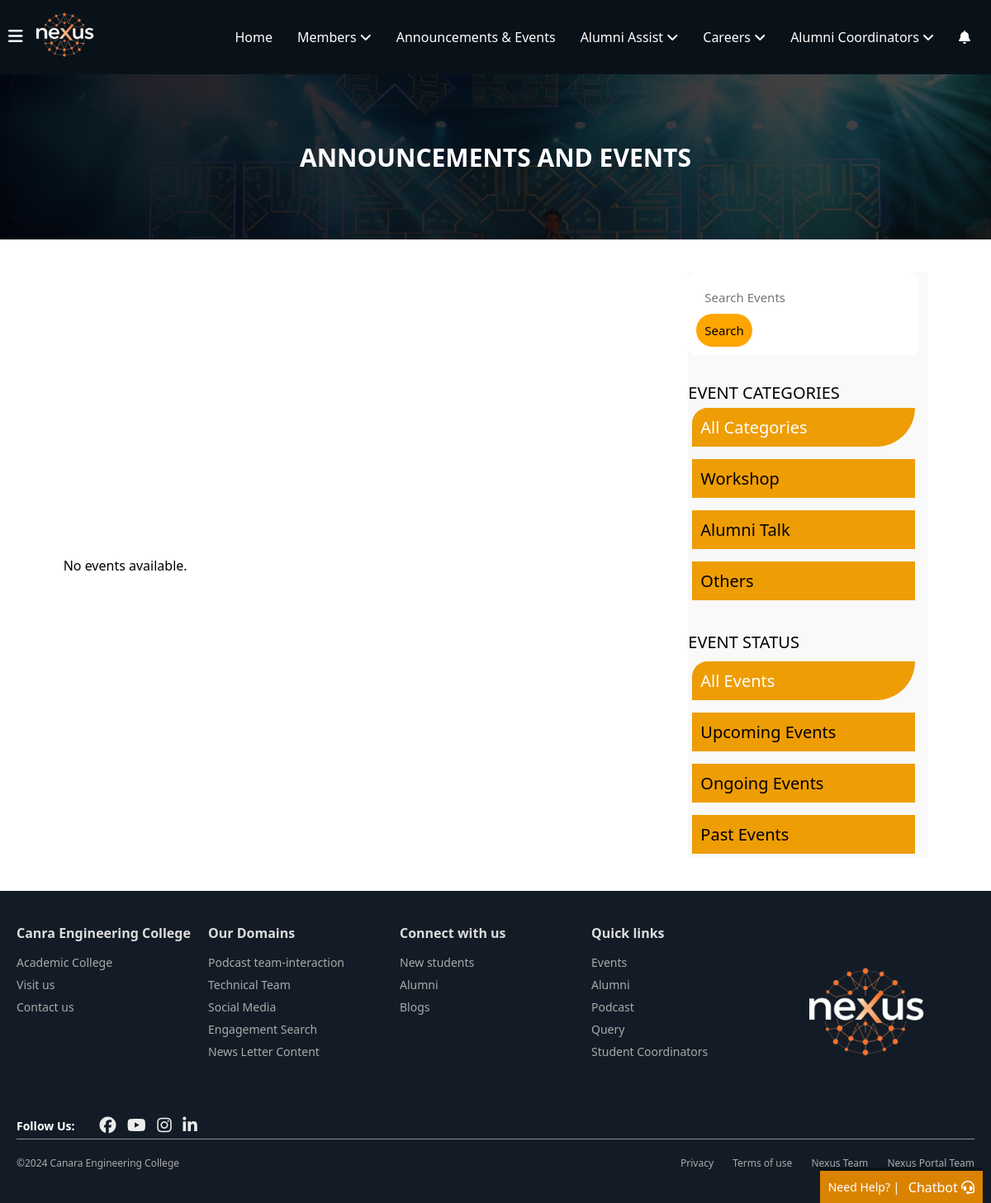
The page /events/events/ on the database as committed earlier.
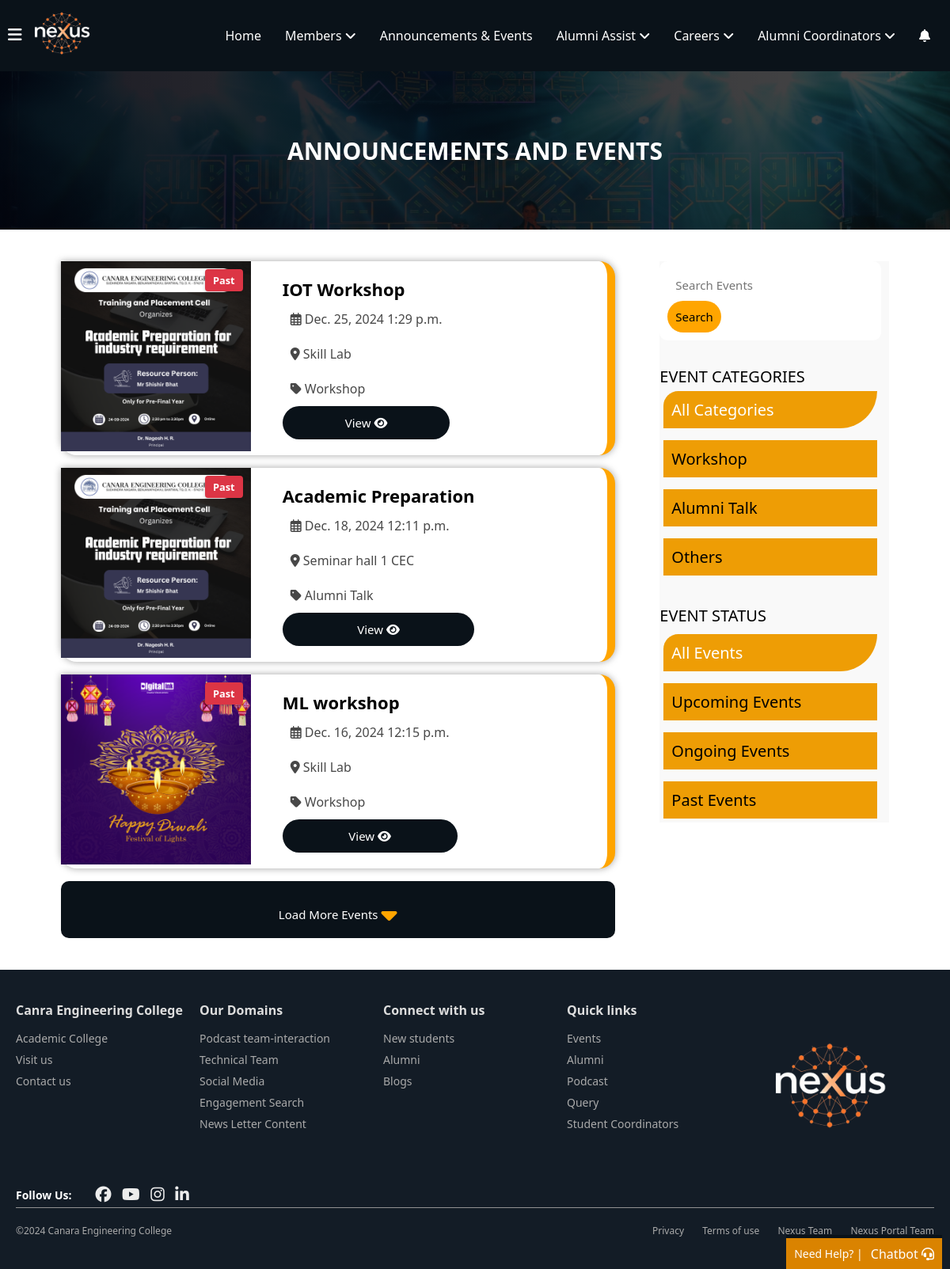
The same page on the database as committed later.
### events_cec/models.py (models this page shows, shortened)
class Event(models.Model):
    CATEGORY_CHOICES = [
        ('workshop', 'Workshop'),
        ('talk', 'Alumni Talk'),
        ('others', 'Others'),
    ]
    event_id = models.AutoField(primary_key=True)
    event_title = models.CharField(max_length=200)
    description = models.TextField()
    category = models.CharField(max_length=50, choices=CATEGORY_CHOICES)
    date = models.DateField()
    time = models.TimeField(null=True, blank=True)  # New time field
    location = models.CharField(max_length=200)
    poster = models.ImageField(upload_to='event_posters/', blank=True, null=True)
    instagram_url = models.URLField(max_length=500, blank=True, null=True)
    facebook_url = models.URLField(max_length=500, blank=True, null=True)
    youtube_url = models.URLField(max_length=500, blank=True, null=True)
    linkedin_url = models.URLField(max_length=500, blank=True, null=True)

### events_cec/views.py (the view, shortened to what this page needs)
# urls.py: path('events/', views.event_list, name='event_list'),
def event_list(request):
    all_events = Event.objects.all()
    event_type = request.GET.get('event_type')
    category = request.GET.get('category')
    search_query = request.GET.get('search')
    page = request.GET.get('page', 1)
    now = timezone.now()
    current_date = now.date()
    current_time = now.time()
    all_events = all_events.order_by('-date', '-time')  # Notice the minus sign for descending order
    if event_type == 'upcoming':
        all_events = all_events.filter(date__gte=current_date)
    elif event_type == 'ongoing':
        all_events = all_events.filter(
            date=current_date,
            time__lte=current_time
        )
    elif event_type == 'past':
        all_events = all_events.filter(date__lt=current_date)
    if category:
        all_events = all_events.filter(category=category)
    if search_query:
        all_events = all_events.filter(event_title__icontains=search_query)
    paginator = Paginator(all_events, 3)
    events = paginator.get_page(page)
    for event in events:
        if event.date > current_date:
            event.status = 'Upcoming'
        elif event.date == current_date:
            if event.time and event.time >= current_time:
                event.status = 'Ongoing'
            else:
                event.status = 'Past'
        else:
            event.status = 'Past'
    categories = Event.CATEGORY_CHOICES
    context = {
        'all_events': events,
        'categories': categories,
        'search_query': search_query,
        'selected_category': category,
        'selected_event_type': event_type,
    }
    return render(request, 'events_cec/announcement.html', context)

### notifications/context_processors.py (called while the page is built)
def notification_count(request):
    if request.user.is_authenticated:
        unread_count = Notification.objects.filter(
            recipient=request.user,
            viewed=False
        ).count()
        return {'unread_notifications_count': unread_count}
    return {'unread_notifications_count': 0}

### events_cec/templates/events_cec/announcement.html (shortened to what this page needs)
{% extends 'home/layout.html' %}
{% load static %}
{% block extra_head %}
<link rel="stylesheet" href="{% static 'events_cec/announcement.css' %}">
{% endblock %}
{% block content %}
<div class="heading">
    <Strong>ANNOUNCEMENTS AND EVENTS</Strong>
</div>
<div class="event-container">
    <div class="filters">
        <form method="GET" action="{% url 'event_list' %}" id="event-filter-form">
            <div class="search">
                <input type="text" name="search" id="event_search"
                       placeholder="Search Events" value="{{ search_query|default:'' }}">
                <button type="submit">Search</button>
            </div>
            <div class="categories">
                <p>EVENT CATEGORIES</p>
                <div class="category-list">
                    <p class="category-item {% if not selected_category %}active{% endif %}"
                       data-category="">All Categories</p>
                    {% for category_code, category_name in categories %}
                        <p class="category-item {% if selected_category == category_code %}active{% endif %}"
                           data-category="{{ category_code }}">{{ category_name }}</p>
                    {% endfor %}
                </div>
                <div class="category-list event-status">
                    <p>EVENT STATUS</p>
                    <p class="category-item {% if not selected_event_type %}active{% endif %}"
                       data-event-type="">All Events</p>
                    <p class="category-item {% if selected_event_type == 'upcoming' %}active{% endif %}"
                       data-event-type="upcoming">Upcoming Events</p>
                    <p class="category-item {% if selected_event_type == 'ongoing' %}active{% endif %}"
                       data-event-type="ongoing">Ongoing Events</p>
                    <p class="category-item {% if selected_event_type == 'past' %}active{% endif %}"
                       data-event-type="past">Past Events</p>
                </div>
            </div>
        </form>
    </div>
    <div class="event-cards">
        {% if all_events %}
            {% for event in all_events %}
            <div class="card">
                <div class="poster">
                    {% if event.poster %}
                    <img src="{{ event.poster.url }}" alt="{{ event.event_title }}">
                    {% endif %}
                    <div class="status-badge {{ event.status|lower }}">
                        {{ event.status }}
                    </div>
                </div>
                <div class="detail">
                    <strong>{{ event.event_title }}</strong>
                    <p><i class="fa-regular fa-calendar-days"></i> {{ event.date }} {{ event.time }}</p>
                    <p><i class="fa-solid fa-location-dot"></i> {{ event.location }}</p>
                    <p><i class="fa-solid fa-tag"></i> {{ event.get_category_display }}</p>
                    <button type="button">
                        <a href="{% url 'event_detail' event.event_id %}">View <i class="fa-solid fa-eye"></i></a>
                    </button>
                </div>
            </div>
            {% endfor %}
        {% else %}
            <p>No events available.</p>
        {% endif %}
        {% if all_events.has_next %}
            <div class="event-load-more">
                <button id="load-more" data-next-page="{{ all_events.next_page_number }}">Load More Events <i class="fa-solid fa-sort-down"></i></button>
            </div>
        {% endif %}
    </div>
</div>
{% endblock %}

### home/templates/home/layout.html (shortened to what this page needs)
{% load static %}
<!DOCTYPE html>
<html lang="en">
<head>
    <link rel="stylesheet" href="{% static 'home/navbar.css' %}">
    {% block extra_head %}
    {% endblock %}
</head>
<body>
    <header>
        <nav>
            <div class="left">
                <div class="menu" id="menuBtn" onclick="toggleSidebar()">
                    <i class="fa-solid fa-bars"></i>
                </div>
                <div class="logo">
                    <img src="{% static 'home/assets/Nexus_logo-removebg-preview-1.png'%}" alt="nexus logo" class="nav-logo">
                </div>
            </div>
            <div class="nav-ele" id="navEle">
                <ul>
                    <li><a href="{% url 'home'%}">Home</a></li>
                    <li class="dropdown">
                        Members <i class="fa fa-angle-down"></i>
                    </li>
                    <li><a href="{% url 'event_list' %}">Announcements & Events</a> </li>
                    <li class="dropdown">
                        Alumni Assist <i class="fa fa-angle-down"></i>
                    </li>
                    <li class="dropdown">
                        Careers <i class="fa fa-angle-down"></i>
                    </li>
                    <li class="dropdown">
                        Alumni Coordinators <i class="fa fa-angle-down"></i>
                    </li>
                    <li>
                        <a href="{% url 'notifications:notification_panel' %}">
                            <i class="fas fa-bell"></i>
                        </a>
                    </li>
                </ul>
            </div>
        </nav>
    </header>
    <div class="help-block">
        <div class="help-data">
            <a href="#" class="help-link">Need Help? |</a>
            <p>Chatbot <i class="fa-solid fa-headset"></i></p>
        </div>
    </div>
        {% block content %}
        {% endblock %}
    <footer class="footer">
        <div class="container">
            <div class="footer-columns">
                <div class="column">
                    <h5>Canra Engineering College</h5>
                    <ul>
                        <li><a href="https://www.canaraengineering.in">Academic College</a></li>
                        <li><a href="https://www.canaraengineering.in">Visit us</a></li>
                        <li><a href="">Contact us</a></li>
                    </ul>
                </div>
                <div class="column">
                    <h5>Our Domains</h5>
                    <ul>
                        <li><a href="#">Podcast team-interaction</a></li>
                        <li><a href="#">Technical Team</a></li>
                        <li><a href="#">Social Media</a></li>
                        <li><a href="#">Engagement Search</a></li>
                        <li><a href="#">News Letter Content</a></li>
                    </ul>
                </div>
                <div class="column">
                    <h5>Connect with us</h5>
                    <ul>
                        <li><a href="#">New students</a></li>
                        <li><a href="#">Alumni</a></li>
                        <li><a href="#">Blogs</a></li>
                    </ul>
                </div>
                <div class="column">
                    <h5>Quick links</h5>
                    <ul>
                        <li><a href="#">Events</a></li>
                        <li><a href="#">Alumni</a></li>
                        <li><a href="#">Podcast</a></li>
                        <li><a href="#">Query</a></li>
                        <li><a href="#">Student Coordinators</a></li>
                    </ul>
                </div>
                <div class="column foot-logo">
                    <img src="{% static 'home/assets/Nexus_logo-removebg-preview.png'%}" alt="Nexus Logo">
                </div>
            </div>
            <div class="footer-icons">
                <strong>Follow Us: </strong>
                <div class="social-icons">
                    <i class="fa-brands fa-facebook"></i>
                    <i class="fa-brands fa-youtube"></i>
                    <i class="fa-brands fa-instagram"></i>
                    <i class="fa-brands fa-linkedin-in"></i>
                </div>
            </div>
            <div class="footer-bottom">
                <p>&copy;2024 Canara Engineering College</p>
                <div class="footer-links">
                    <a href="#">Privacy</a>
                    <a href="#">Terms of use</a>
                    <a href="{% url 'nexusTeam' %}">Nexus Team</a>
                    <a href="{% url 'webTeam' %}">Nexus Portal Team</a>
                </div>
            </div>
        </div>
    </footer>
</body>
</html>

### home/static/home/navbar.css (style rules this page uses)
* { margin: 0; padding: 0; box-sizing: border-box; font-family: 'Segoe UI', Tahoma, Geneva, Verdana, sans-serif; }
a { text-decoration: none; color: white; }
header { background-color: #0a1219; color: white; padding: 5px ; position: sticky; top: 0; left: 0; width: 100%; z-index: 1000; }
header nav { display: flex; justify-content: space-between; align-items: center; flex-wrap: wrap; padding: 5px; width: 100%; }
header nav .left { display: flex; align-items: center; }
nav .left .logo img { width: 100px; height: auto; }
.menu i { cursor: pointer; font-size: 20px; }
.nav-ele ul { list-style: none; margin: 0; padding: 0; display: flex; }
.nav-ele li { padding: 10px 15px; cursor: pointer; position: relative; }
nav ul li a { text-decoration: none; color: white; }
.help-block { position: fixed; bottom: 0; right: 10px; z-index: 1000; background-color: #da8300; border-top: 4px solid #0a1219; }
.help-link { display: inline-block; color: white; font-size: 14px; padding: 10px; border-radius: 5px; text-decoration: none; }
.help-block .help-data { display: flex; justify-content: center; align-items: center; }
.help-block .help-data p { cursor: pointer; padding-right: 10px; color: white; margin: 0; }
.footer { background-color: #131c26; color: white; padding: 40px 20px; font-size: 14px; z-index: 999; }
.footer .container { max-width: 1200px; margin: 0 auto; }
.footer-columns { display: flex; justify-content: space-between; margin-bottom: 30px; }
.column { flex: 1; }
.column h5 { font-size: 16px; margin-bottom: 15px; color: #ddd; }
.column ul { list-style: none; padding: 0; }
.column ul li { margin-bottom: 8px; }
.column ul li a { color: #aaa; text-decoration: none; font-size: 14px; }
.footer-bottom { display: flex; justify-content: space-between; align-items: center; border-top: 1px solid #919191; padding-top: 20px; font-size: 12px; color: #aaa; }
.footer-bottom p { margin: 0; }
.foot-logo img { max-width: 200px; }
.footer-links a { margin-left: 20px; color: #aaa; text-decoration: none; }
.footer-icons { margin: 5px auto; display: flex; align-items: center; gap: 20px; }
.footer-icons .social-icons i { margin-left: 10px; font-size: 20px; color: #ececec; cursor: pointer; }

Rows that differ between the two databases and show on the page:
added Event: poster (picture), status "Past", event_title "IOT Workshop", date "Dec. 25, 2024", time "1:29 p.m.", location "Skill Lab", category "Workshop"
added Event: poster (picture), status "Past", event_title "Academic Preparation", date "Dec. 18, 2024", time "12:11 p.m.", location "Seminar hall 1 CEC", category "Alumni Talk"
added Event: poster (picture), status "Past", event_title "ML workshop", date "Dec. 16, 2024", time "12:15 p.m.", location "Skill Lab", category "Workshop"
Other text that changed with them:
text no longer shown: "No events available."
text now shown: "Load More Events"
